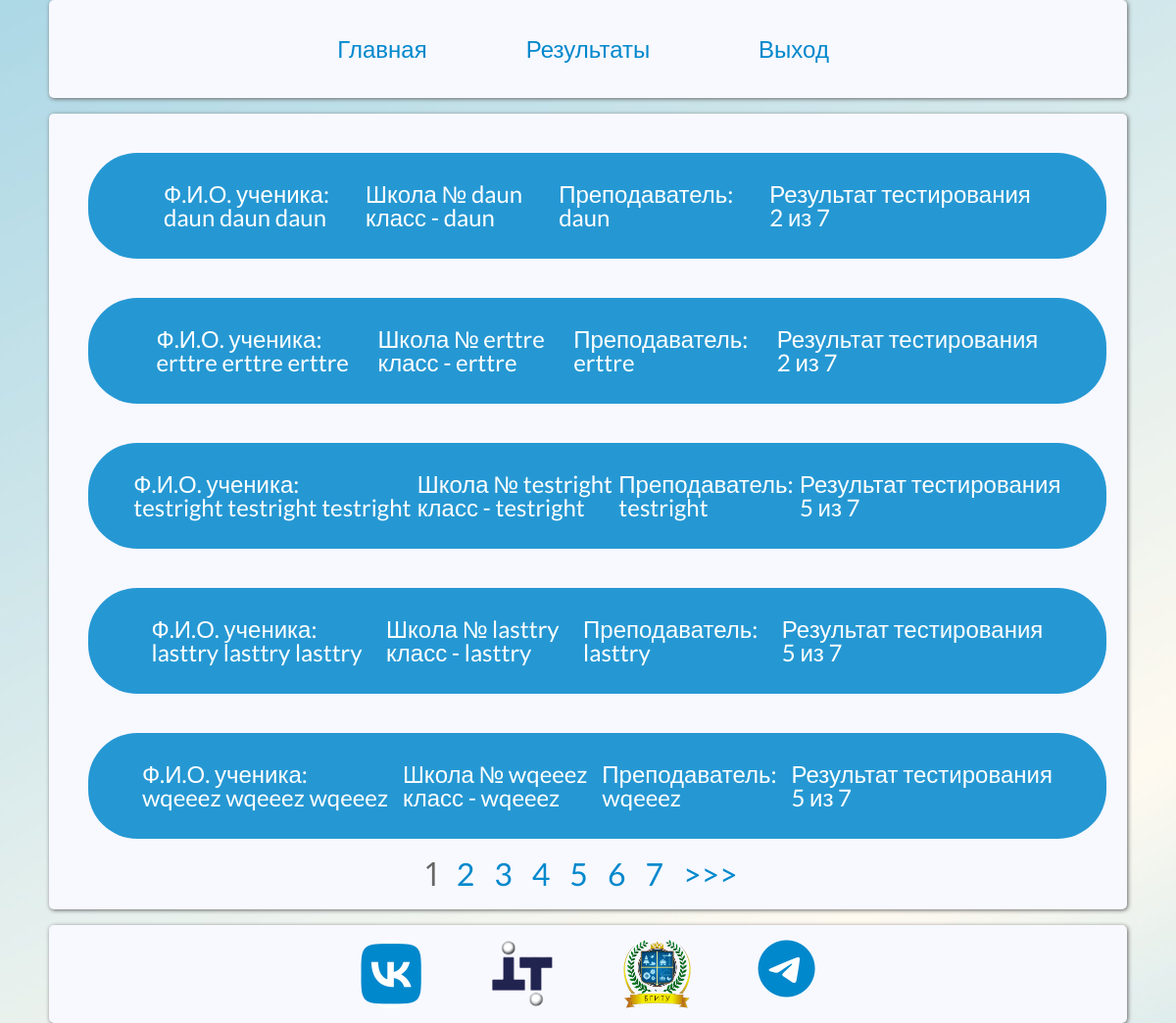
The page /admin/test_result (signed in) on the database as committed earlier.
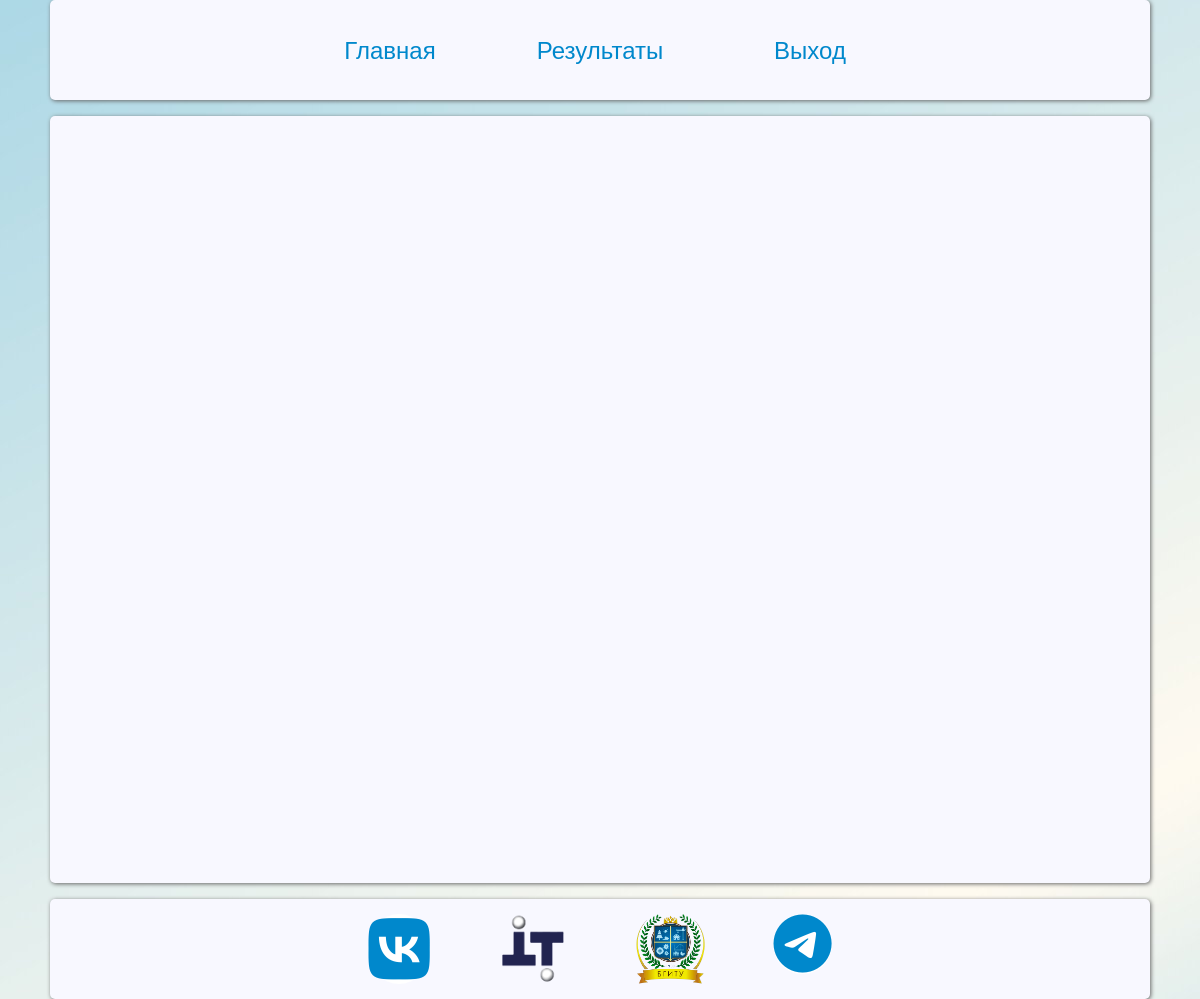
The same page on the database as committed later.
### app/models.py (models this page shows, shortened)
class Test_result(db.Model):
    __tablename__ = 'test_result'
    id = db.Column(db.Integer, primary_key=True)
    test = db.Column(db.Integer, db.ForeignKey('test.id'), nullable=True)
    user = db.Column(db.Integer, db.ForeignKey('user.id'), nullable=True)
    grade = db.Column(db.Integer)
    date_time = db.Column(db.DateTime)

class User(UserMixin, db.Model):
    __tablename__ = 'user'
    id = db.Column(db.Integer, primary_key=True)
    surname = db.Column(db.String(50), nullable=False)
    name = db.Column(db.String(50), nullable=False)
    patronomyc = db.Column(db.String(50), nullable=True)
    school = db.Column(db.String(120), nullable=False)
    s_class = db.Column(db.String(10), nullable=False)
    s_teacher = db.Column(db.String(60), nullable=False)
    login = db.Column(db.String(40), nullable=False)
    password = db.Column(db.String(128), nullable=False)
    usertype = db.Column(db.String(20),nullable= False)

### app/routes.py (the view)
@app.route('/admin/test_result')
def test_result():
    user = User.query.filter_by(id=current_user.id).first()
    page = request.args.get('page', 1, type=int)
    pagination = db.session.query(Test_result.user, Test_result.grade, Test_result.date_time, User.name, User.surname,
                                  User.patronomyc, User.school, User.s_class, User.s_teacher).filter(
        Test_result.user == User.id).filter(Test_result.test == Test.id).order_by(Test_result.user.desc()).paginate(
        page=page, per_page=5)
    if user.usertype == "Администратор":
        return render_template('test_result.html',pagination=pagination,title="Просмотр результатов",menu=admin_menu)
    elif user.usertype == "Пользователь":
        return redirect(url_for('test_9c',menu=user_menu))

### app/routes.py (called while the page is built)
@Login_Manager.user_loader
def load_user(user_id):
    return User.query.get(int(user_id))

### app/templates/test_result.html (shortened to what this page needs)
{% extends "base.html" %}
{% block content %}
    <div class="result_wrapper">
        {% for i in pagination.items %}
            <div class="res-item">
                <p>Ф.И.О. ученика: <br>{{ i.surname }} {{ i.name }} {{ i.patronomyc }}</p>
                <p>Школа № {{ i.school }} <br> класс - {{ i.s_class }}</p>
                <p>Преподаватель: <br>{{ i.s_teacher }}</p>
                <p>Результат тестирования <br> {{ i.grade }} из 7
                </p>
            </div>
        {% endfor %}
        <div class="pagination">
            {% for number in pagination.iter_pages() %}
                {% if pagination.page != number %}
                    <span>
                    <a class='page-number'
                       href="{{ url_for('.test_result', page=number) }}">
                    {{ number }}
                    </a>
            </span>
                {% else %}
                    <span class='current-page-number'>{{ number }}</span>
                {% endif %}
            {% endfor %}
            {% if pagination.has_next %}
                <span>
            <a class='page-number'
               href="{{ url_for('.test_result', page=pagination.next_num) }}">
                {{ '>>>' }}
            </a>
        </span>
            {% endif %}
        </div>
    </div>
{% endblock %}

### app/templates/base.html (shortened to what this page needs)
<!DOCTYPE html>
<html lang="ru">
<head>
    <link rel="stylesheet" href="https://kit.fontawesome.com/de369a1960.css">
    <link href="https://cdn.jsdelivr.net/npm/bootstrap@5.3.0-alpha1/dist/css/bootstrap.min.css" rel="stylesheet"
>
    <link type="text/css" href="{{ url_for('static', filename='css/styles.css') }}" rel="stylesheet"/>
</head>
<body>
<div class="container">
{% if menu %}
    {% block menu %}
    <nav class="menu">
        {% for m in menu %}
        <a href="{{ m['url'] }}" class="menu-item">{{ m['name'] }}</a>
        {%  endfor %}
    </nav>
    {% endblock %}
{% endif %}
    {% block content %}
    {% endblock %}
    <footer>
        <div class="footer__links">
            <a href="https://vk.com/it_bgitu"><i class="fa-brands fa-vk"
                                                 style="font-size: 70px; color: #0088cc; background-color: white;  border-radius: 100%;"></i></a>
            <a href="http://it.bgitu.ru/"><img src="../static/images/logo_IT.png" style="height: 70px;"></a>
            <a href="http://www.bgitu.ru/"><img src="../static/images/logo.png" style="height: 70px;"></a>
            <a href="https://t.me/s/bgituofficial"><i class="fa-brands fa-telegram"
                                                      style="font-size: 60px; color: #0088cc; background-color: white; border-radius: 100%;"></i></a>
        </div>
    </footer>
</div>
</body>
</html>

### app/static/css/styles.css (style rules this page uses)
*, *:before, *:after { box-sizing: border-box; margin: 0px; padding: 0px; }
p, a, li { font-family: 'Lato', sans-serif; }
body { background-image: url(../images/bg_main.jpg); background-attachment: fixed; }
nav { min-height: 100px; display: flex; align-items: center; justify-content: center; flex-wrap: wrap; flex-direction: row; background-color: #F8F8FF; box-shadow: 1px 1px 4px #666; border-radius: 5px; }
footer { min-height: 100px; display: flex; align-items: center; justify-content: center; flex-wrap: wrap; flex-direction: row; background-color: #F8F8FF; box-shadow: 1px 1px 4px #666; border-radius: 5px; margin-top: 1em; }
.footer__links { width: 600px; display: flex; justify-content: space-evenly; }
.menu-item { text-align: center; display: block; width: 210px; text-decoration: none; color: #0088cc; font-size: 24px; line-height: 60px; }
.container { padding: 0px; max-width: 1100px; margin: 0px auto; height: auto; }
html, body, div, span, h1, p, ul, li { margin: 0; padding: 0; border: 0; vertical-align: baseline; }
html, body, .wrap { height: 100%; line-height: 1; }
.result_wrapper { max-width: 100%; position: relative; margin: 1em auto 0 auto; min-height: 767px; display: flex; flex-direction: column; justify-content: center; justify-items: center; background-color: #F8F8FF; border-radius: 5px; padding: 20px; box-shadow: 1px 1px 4px #666; }

Rows that differ between the two databases and show on the page:
removed Test_result: surname "daun", name "daun", patronomyc "daun", school "daun", s_class "daun", s_teacher "daun", grade "2"
removed Test_result: surname "erttre", name "erttre", patronomyc "erttre", school "erttre", s_class "erttre", s_teacher "erttre", grade "2"
removed Test_result: surname "testright", name "testright", patronomyc "testright", school "testright", s_class "testright", s_teacher "testright", grade "5"
removed Test_result: surname "lasttry", name "lasttry", patronomyc "lasttry", school "lasttry", s_class "lasttry", s_teacher "lasttry", grade "5"
removed Test_result: surname "wqeeez", name "wqeeez", patronomyc "wqeeez", school "wqeeez", s_class "wqeeez", s_teacher "wqeeez", grade "5"
Other text that changed with them:
{{ '>>>' }}: ">>>" → (not shown)
list line gone: "1"
list line gone: "2"
list line gone: "3"
list line gone: "4"
list line gone: "5"
list line gone: "6"
list line gone: "7"
